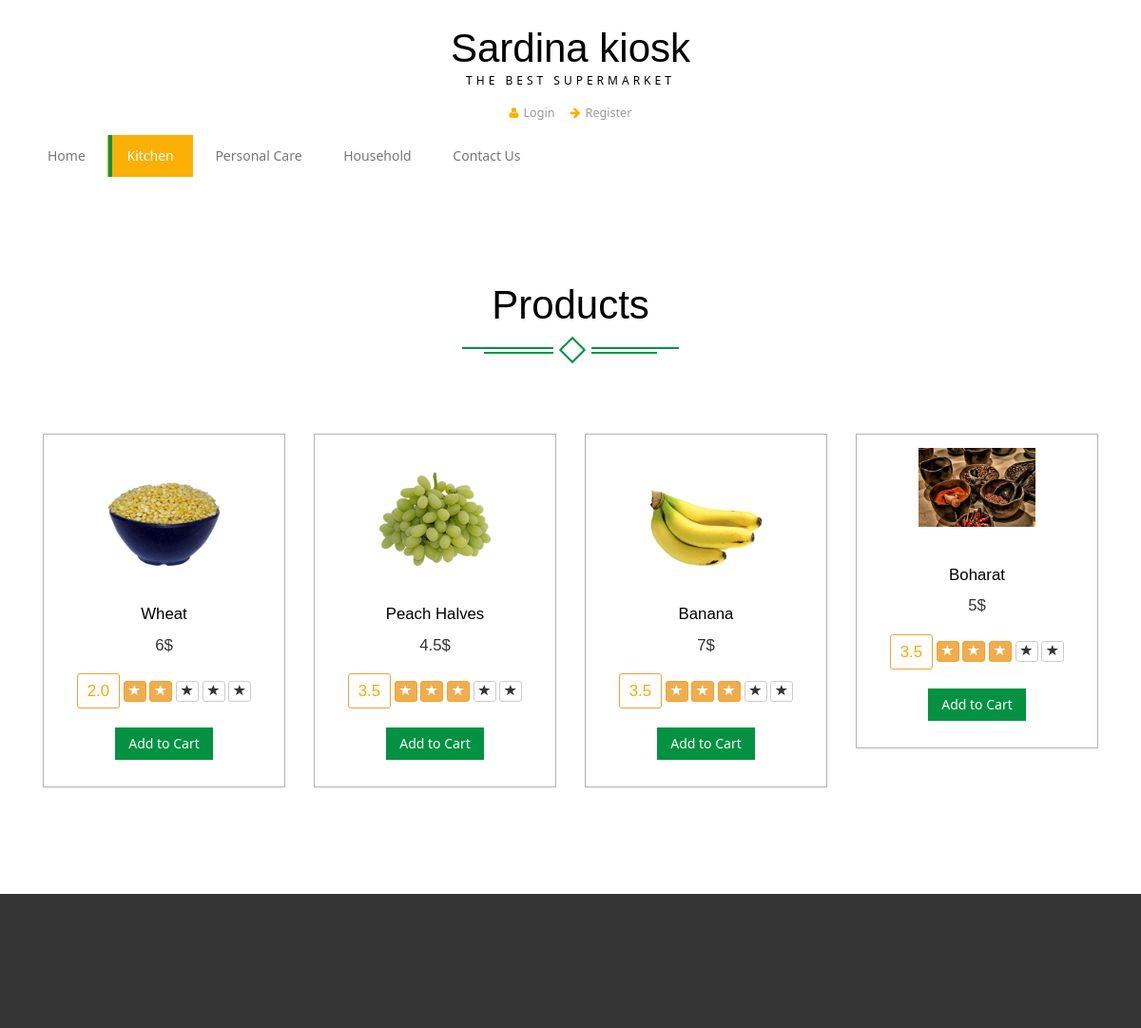
Page /products/kitchen/ on the committed database.
### products/models.py (models this page shows, shortened)
class Item(models.Model):
    ItemName = models.CharField(max_length=200)
    ItemPrice = models.CharField(max_length=200)
    ItemRate = models.FloatField(max_length=400, default=0.0)
    ItemDetails=models.CharField(max_length=1000 ,default="Nothing")
    ItemCategory = models.ForeignKey(Category, on_delete=models.CASCADE, blank=True, null=True)
    ItemLogo = models.ImageField(upload_to='products/', null=True, blank=True)
    stars=models.CharField(max_length=5,null=True,default='',blank=True)
    graystars=models.CharField(max_length=5,null=True,default='xxxxx')

### products/views.py (the view)
def kitchen(request):
    item_all=Item.objects.filter(ItemCategory=1)
    return render(request,'products/category.html',{'items':item_all})

### products/templates/products/category.html (shortened to what this page needs)
{% extends "products/base.html" %}
{% block content %}
    <div class="product">
        <div class="container">
            <div class="spec ">
                <h3>Products</h3>
                <div class="ser-t">
                    <span><i></i></span>
                </div>
            </div>
            <div class=" con-w3l agileinf">
                {% for item in items %}
                    <div class="col-md-3 pro-1">
                        <div class="col-m">
                            <a href="#" data-toggle="modal" data-target="#myModal{{ forloop.counter }}"
                               class="offer-img">
                                <img src="{{ item.ItemLogo.url }}" class="img-responsive" alt="">
                            </a>
                            <div class="mid-1">
                                <div class="women">
                                    <h6><a href="{% url 'products:single' item.pk %}">{{ item.ItemName }}</a></h6>
                                </div>
                                <div class="mid-2">
                                    <h6 class="item_price">{{ item.ItemPrice }}$</h6>
                                    <div><br></div>
                                    <div class="row">
                                        <div class="col-sm-15">
                                            <div class="rating-block">
                                                <h6 aria-label="Left Align" class="btn btn-warning btn-sm"
                                                    style="background-color: transparent;color: orange">
                                                    {{ item.ItemRate }}
                                                </h6>
                                                {% for i in  item.stars %}
                                                    <button type="button" class="btn btn-warning btn-xs"
                                                            aria-label="Left Align">
                                                        <span class="glyphicon glyphicon-star"
                                                              aria-hidden="true"></span>
                                                    </button>
                                                {% endfor %}
                                                {% for i in item.graystars %}
                                                    <button type="button" class="btn btn-default btn-grey btn-xs"
                                                            aria-label="Left Align">
                                                        <span class="glyphicon glyphicon-star"
                                                              aria-hidden="true"></span>
                                                    </button>
                                                {% endfor %}
                                            </div>
                                        </div>
                                    </div>
                                    <div><br></div>
                                    <div class="add-to">
                                        <a href="{% url 'products:add' item.pk %}">
                                            <button class="btn btn-danger my-cart-btn my-cart-btn1 "
                                                    data-id={{ item.id }}
                                                            data-name={{ item.ItemName }}
                                                    data-summary="summary 1"
                                                    data-price={{ item.ItemPrice }} data-quantity="1"
                                                    data-image={{ item.ItemLogo.url }}>Add to Cart
                                            </button>
                                        </a>
                                    </div>
                                </div>
                            </div>
                        </div>
                    </div>
                {% endfor %}
            </div>
        </div>
    </div>
{% endblock %}

### products/templates/products/base.html (shortened to what this page needs)
<!DOCTYPE html>
<html>
<head>
    <link href="../../static/products/css/bootstrap.css" rel="stylesheet" type="text/css">
    <link href="../../static/products/css/style.css" rel="stylesheet" type="text/css">
    <link href="../../static/products/css/font-awesome.css" rel="stylesheet">
</head>
<body>
<div class="header">
    <div class="container">
        <div class="logo">
            <h1><a href="{% url 'products:index' %}">Sardina
                kiosk<span>The Best Supermarket</span></a></h1>
        </div>
        <div class="head-t">
            <ul class="card">
                {% if request.user.is_authenticated %}
                    <li><i class="fa fa-user" aria-hidden="true"></i>Welcome, {{ request.user.username }}</li>
                    <li>
                        <a href="{% url 'products:logout' %}" class="fa fa-user" aria-hidden="true">
                            Log Out
                        </a>
                    </li>
                {% else %}
                    <li><a href="{% url 'products:login' %}"><i class="fa fa-user" aria-hidden="true"></i>Login</a></li>
                    <li>
                    <a href="{% url 'products:register' %}"><i class="fa fa-arrow-right" aria-hidden="true"></i>Register</a>
                {% endif %}
            </ul>
        </div>
        <div class="nav-top">
            <nav class="navbar navbar-default">
                <div class="navbar-header nav_2">
                    <ul class="nav navbar-nav ">
                        <li>
                                <a href="{% url 'products:index' %}"
                                                                  class="hyper "><span>Home</span></a></li>
                        <li>
                            {% if "/products/kitchen" in request.path %}
                                <li class=" active">{% endif %}   <a href="{% url 'products:kitchen' %}"
                                                                     class="hyper"><span>Kitchen</span></a></li>
                        <li>
                                 <a href="{% url 'products:care' %}" class="hyper"><span>Personal Care</span></a></li>
                            </li>
                        <li>
                                <a href="{% url 'products:hold' %}" class="hyper"><span>Household</span></a>
                            </li>
                        <li>
                                <a href="{% url 'products:contact'%}" class="hyper"><span>Contact Us</span></a></li>
                    </ul>
                </div>
            </nav>
    </div>
</div>
{% block content %}
{% endblock %}
<div class="footer">
    <div class="container">
        <div class="col-md-3 footer-grid">
        </div>
    </div>
</div>
</body>
</html>

### rows in the picture
Item: ItemLogo (picture), ItemName "Wheat", ItemPrice "6", ItemRate "2.0", stars "xx" (drawn), graystars "xxx" (drawn)
Item: ItemLogo (picture), ItemName "Peach Halves", ItemPrice "4.5", ItemRate "3.5", stars "xxx" (drawn), graystars "xx" (drawn)
Item: ItemLogo (picture), ItemName "Banana", ItemPrice "7", ItemRate "3.5", stars "xxx" (drawn), graystars "xx" (drawn)
Item: ItemLogo (picture), ItemName "Boharat", ItemPrice "5", ItemRate "3.5", stars "xxx" (drawn), graystars "xx" (drawn)
